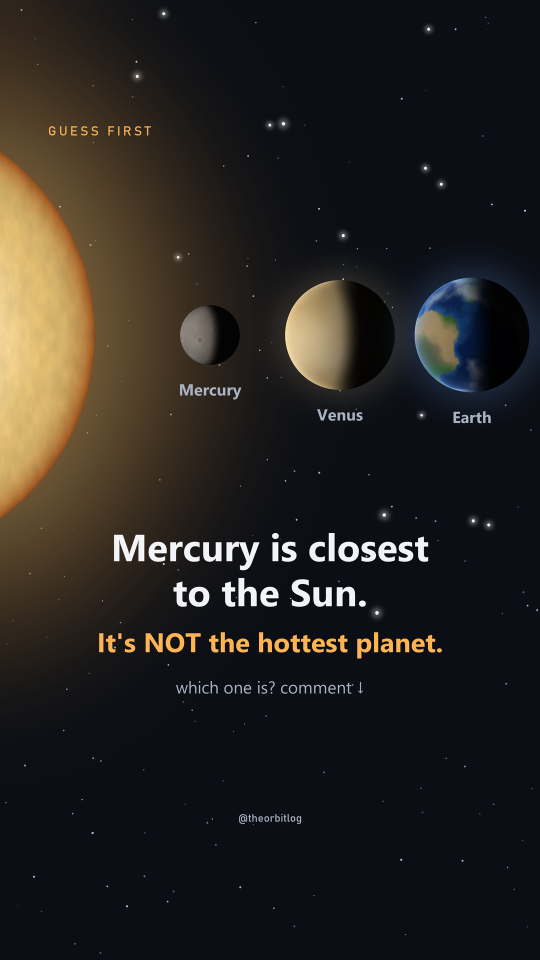
#> input picture w6-hottest-planet/w6-hottest-planet-01.png, 1080 x 1920 px, given in place of w1-pillars-src.jpg, which was not available (shown at 1/2 size)
$ python make-explained-image.py
#> lines starting #> are read from the running program, lines starting #| are printed output that depends on the picture; pictures that were not available may be replaced by others from this repository, and a replacement may not be noted
### brandkit.py
"""Gemeinsame Bausteine fuer die Content-Grafiken (Markensystem).

Farben/Schrift: docs/strategie.md. Wird von den make-*.py Skripten importiert.
Benoetigt: Pillow. Schriften: Segoe UI + Bahnschrift (Windows-Standard).
"""

from pathlib import Path

from PIL import Image, ImageDraw, ImageFilter, ImageFont

FDIR = Path("C:/Windows/Fonts")

S = 2                     # Supersampling
BG = (11, 14, 20)
FG = (242, 244, 248)
SEC = (169, 178, 195)
ACC = (255, 180, 84)
HAIR = (35, 42, 56)
HANDLE = "@theorbitlog"


def f(px, bold=False):
    return ImageFont.truetype(str(FDIR / ("segoeuib.ttf" if bold else "segoeui.ttf")), int(px))


def fmono(px):
    return ImageFont.truetype(str(FDIR / "bahnschrift.ttf"), int(px))


def tracked(d, xy, s, font, fill, track):
    x, y = xy
    for ch in s:
        d.text((x, y), ch, font=font, fill=fill)
        x += d.textlength(ch, font=font) + track


def wrap(d, s, font, maxw):
    words, lines, cur = s.split(), [], ""
    for w in words:
        t = (cur + " " + w).strip()
        if d.textlength(t, font=font) <= maxw:
            cur = t
        else:
            lines.append(cur)
            cur = w
    if cur:
        lines.append(cur)
    return lines


# [23 lines left out: functions canvas, glow, furniture, not called in this run]


_MARK_CACHE = {}


# [13 lines left out: functions brand_mark, ring_mark, not called in this run]


def downscale(img, w, h):
    return img.resize((w, h), Image.LANCZOS)

### make-explained-image.py
"""Layout A - "Explained image of the day": Foto + Marken-Overlay, 1080 x 1350.
Wiederverwendbar fuer alle Explained-Posts - Block "pro Post anpassen" aendern
(POST_DIR = Unterordner in content/assets/, dort muss SRC bereits liegen).

    python make-explained-image.py   ->  <POST_DIR>/<OUTNAME>
"""

from pathlib import Path

from PIL import Image, ImageDraw

from brandkit import S, BG, FG, SEC, ACC, HANDLE, f, fmono, tracked, wrap

# --- pro Post anpassen -------------------------------------------------------
POST_DIR = "first-pillars"        # Unterordner in content/assets/ fuer diesen Post
SRC = "w1-pillars-src.jpg"
OUTNAME = "w1-pillars.png"
KICKER = "EXPLAINED"
HEADLINE = "The Pillars of Creation"
SUBLINE = ("Columns of gas and dust about 4-5 light-years tall, where new stars are "
           "being born. 6,500 light-years away.")
CREDIT = "NASA, ESA, CSA, STScI"
CROP_Y = 0.40          # 0 = oberer Bildrand, 1 = unterer
# ---------------------------------------------------------------------------

OUT = Path(__file__).resolve().parent / POST_DIR
W, H = 1080 * S, 1350 * S
M = 96 * S


def cover(im, w, h, cy):
#> called with w = 2160, h = 2700, cy = 0.4
    sr = im.width / im.height
#> sr = 0.562
    if sr > w / h:
        nh, nw = h, round(h * sr)
    else:
        nw, nh = w, round(w / sr)
#> nw = 2160; nh = 3840
    im = im.resize((nw, nh), Image.LANCZOS)
    x, y = (nw - w) // 2, round((nh - h) * cy)
#> x = 0; y = 456
    return im.crop((x, y, x + w, y + h))
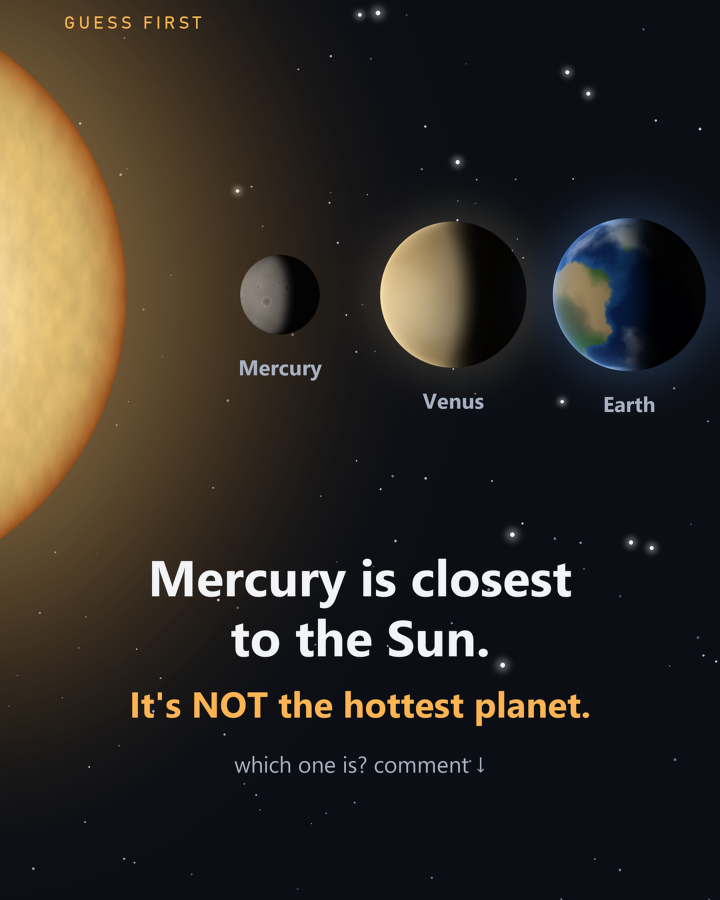
#> returned value: PIL image 2160x2700 RGB (shown at 1/3 size); mean R, G, B 48.4, 43.3, 37


def vgrad(w, h, y0, y1, p0, p1, power=1.0):
#> called with w = 2160, h = 2700, y0 = 1134, y1 = 2700, p0 = 0, p1 = 255, power = 1.4
    m = Image.new("L", (w, h), 0)
#> m: PIL image 2160x2700 L; every value is 0
    d = ImageDraw.Draw(m)
    for yy in range(h):
        t = min(1.0, max(0.0, (yy - y0) / (y1 - y0)))
        d.line([(0, yy), (w, yy)], fill=int(p0 + (p1 - p0) * (t ** power)))
    return m


def build():
    img = cover(Image.open(OUT / SRC).convert("RGB"), W, H, CROP_Y)

    img = Image.composite(Image.new("RGB", (W, H), BG), img,
                          vgrad(W, H, int(H * 0.42), H, 0, 255, 1.4))
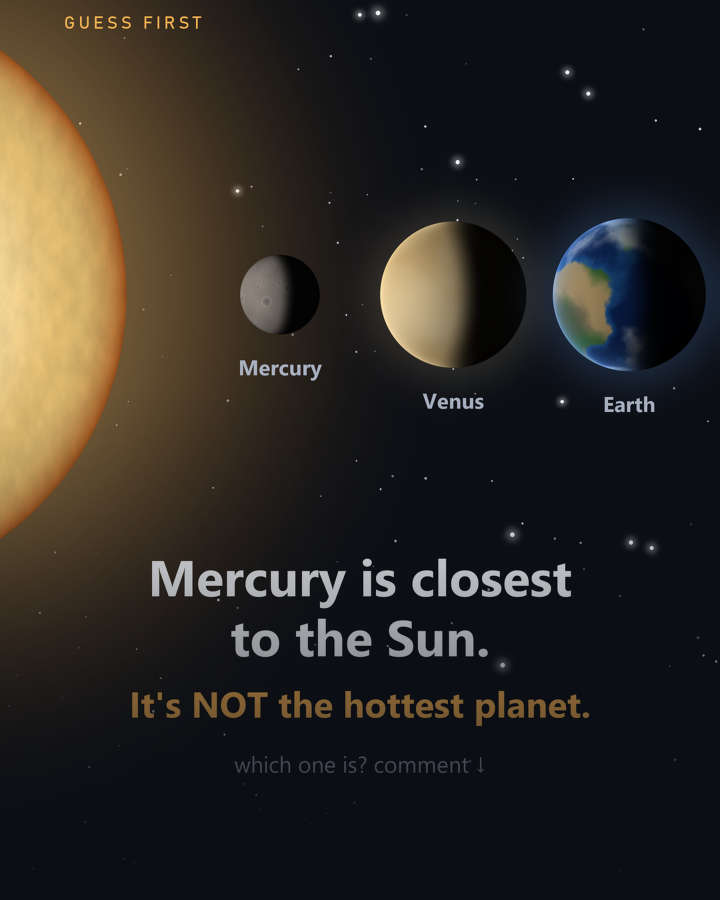
#> img: PIL image 2160x2700 RGB (shown at 1/3 size); mean R, G, B 44.7, 40.4, 35.1
    img = Image.composite(Image.new("RGB", (W, H), BG), img,
                          vgrad(W, H, 0, int(H * 0.16), 150, 0, 1.0))
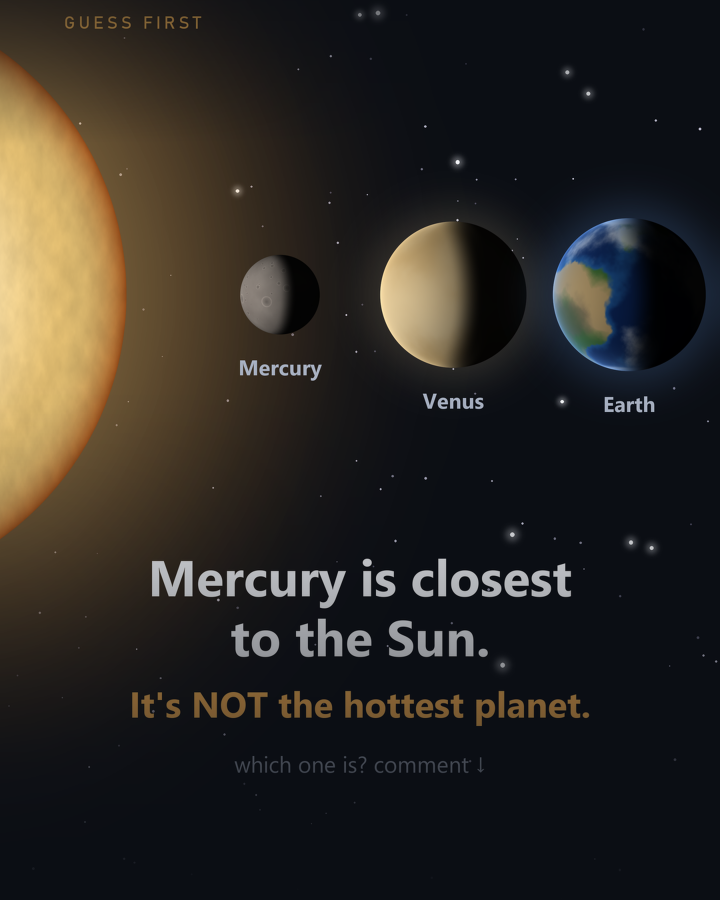
#> img: PIL image 2160x2700 RGB (shown at 1/3 size); mean R, G, B 43.5, 39.5, 34.8

    d = ImageDraw.Draw(img)
    fo, fs = f(72 * S, bold=True), f(32 * S)
    hl = wrap(d, HEADLINE, fo, W - 2 * M)
#> hl = ['The Pillars of Creation']
    sl = wrap(d, SUBLINE, fs, W - 2 * M)
#> sl = 3 items
    block_h = 46 * S + len(hl) * 84 * S + 18 * S + len(sl) * 44 * S
#> block_h = 560
    y = H - M - block_h
#> y = 1948
    tracked(d, (M, y), KICKER, fmono(27 * S), ACC, 6 * S)
    y += 46 * S
#> y = 2040
    for ln in hl:
        d.text((M, y), ln, font=fo, fill=FG)
        y += 84 * S
#> this loop made 1 pass
#> (ln, y) on pass 1: ('The Pillars of Creation', 2208)
#> after the loop, y = 2208
    y += 18 * S
#> y = 2244
    for ln in sl:
        d.text((M, y), ln, font=fs, fill=SEC)
        y += 44 * S
#> this loop made 3 passes
#> y on passes 1 to 2: 2332, 2420
#> (ln, y) on pass 3: ('away.', 2508)
#> after the loop, y = 2508

    cr = fmono(20 * S)
    d.text((M, M), f"Image: {CREDIT}", font=cr, fill=SEC)
    tw = d.textlength(HANDLE, font=cr)
#> tw = 259.7
    d.text((W - M - tw, M), HANDLE, font=cr, fill=SEC)

    return img.resize((1080, 1350), Image.LANCZOS)
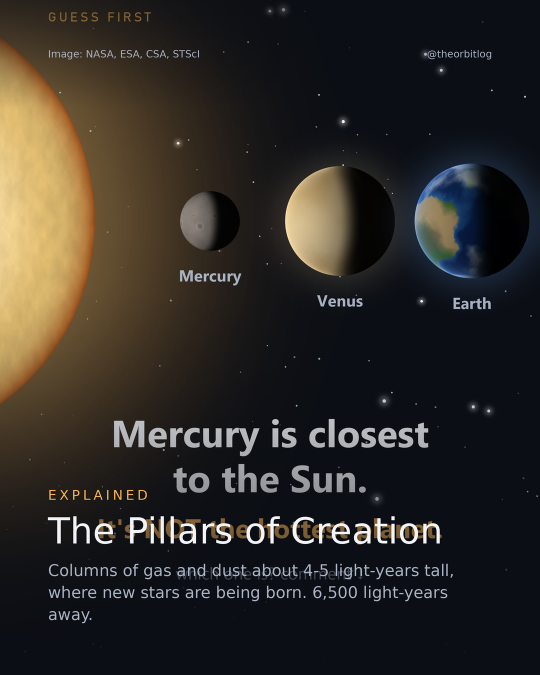
#> returned value: PIL image 1080x1350 RGB (shown at 1/2 size); mean R, G, B 46.4, 42.6, 38


if __name__ == "__main__":
    build().save(OUT / OUTNAME)
    print("saved", OUTNAME)

$ run again, on w6-hottest-planet/w6-hottest-planet-02.png
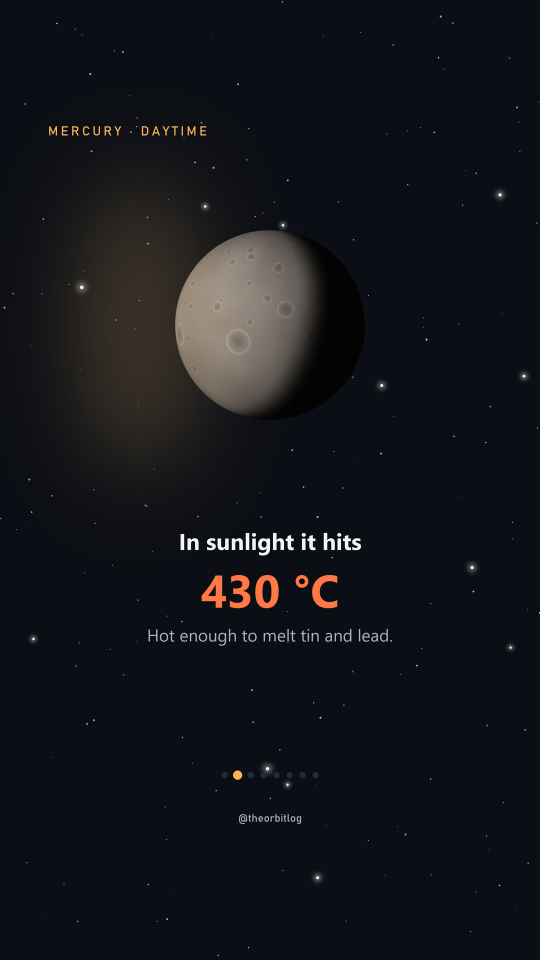
#> input picture w6-hottest-planet/w6-hottest-planet-02.png, 1080 x 1920 px, given in place of w1-pillars-src.jpg, which was not available (shown at 1/2 size)
#> sr = 0.562
#> nw = 2160; nh = 3840
#> in cover, `x, y = (nw - w) // 2, round((nh - h) * cy)`: x = 0; y = 456
#> in cover, `return im.crop((x, y, x + w, y + h))`:
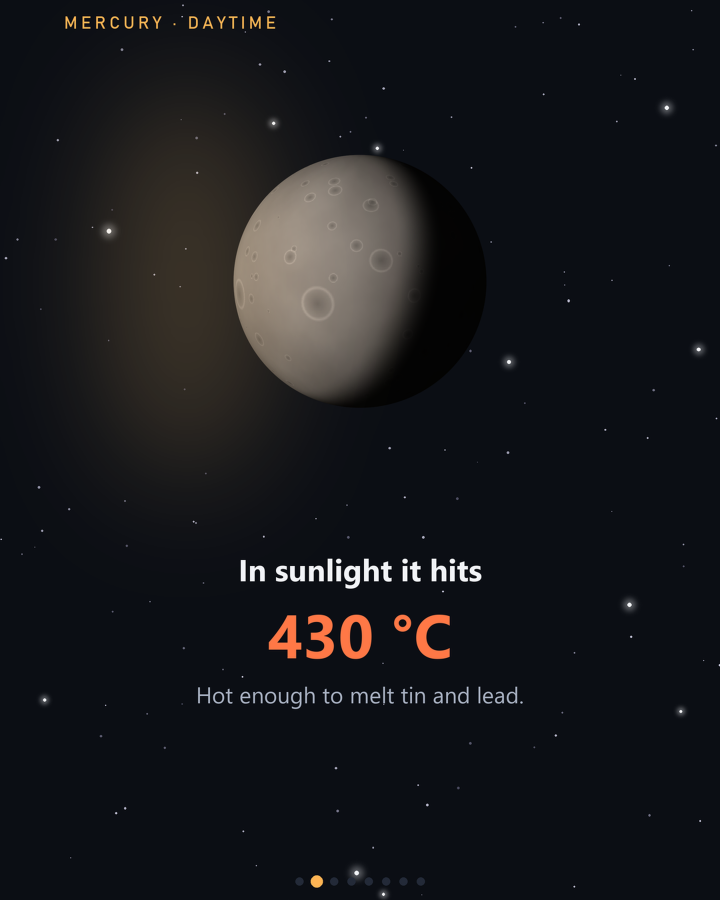
#> returned value: PIL image 2160x2700 RGB (shown at 1/3 size); mean R, G, B 23.5, 24.1, 27.4
#> m: PIL image 2160x2700 L; every value is 0
#> hl = ['The Pillars of Creation']
#> sl = 3 items
#> block_h = 560
#> in build, `y = H - M - block_h`: y = 1948
#> in build, `y += 46 * S`: y = 2040
#> the loop in build, `for ln in hl:` made 1 pass
#> (ln, y) on pass 1: ('The Pillars of Creation', 2208)
#> after the loop in build, `for ln in hl:`: y = 2208
#> in build, `y += 18 * S`: y = 2244
#> the loop in build, `for ln in sl:` made 3 passes
#> y on passes 1 to 2: 2332, 2420
#> after the loop in build, `for ln in sl:`: y = 2508
#> tw = 259.7
#> in build, `return img.resize((1080, 1350), Image.LANCZOS)`:
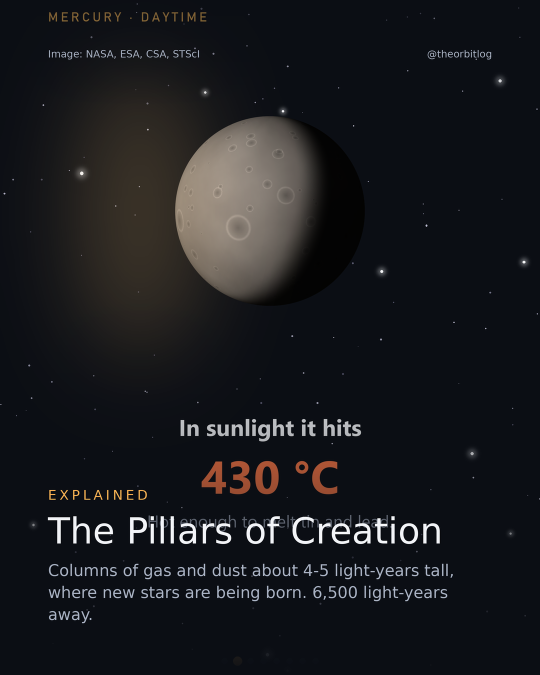
#> returned value: PIL image 1080x1350 RGB (shown at 1/2 size); mean R, G, B 25.6, 26.5, 30
